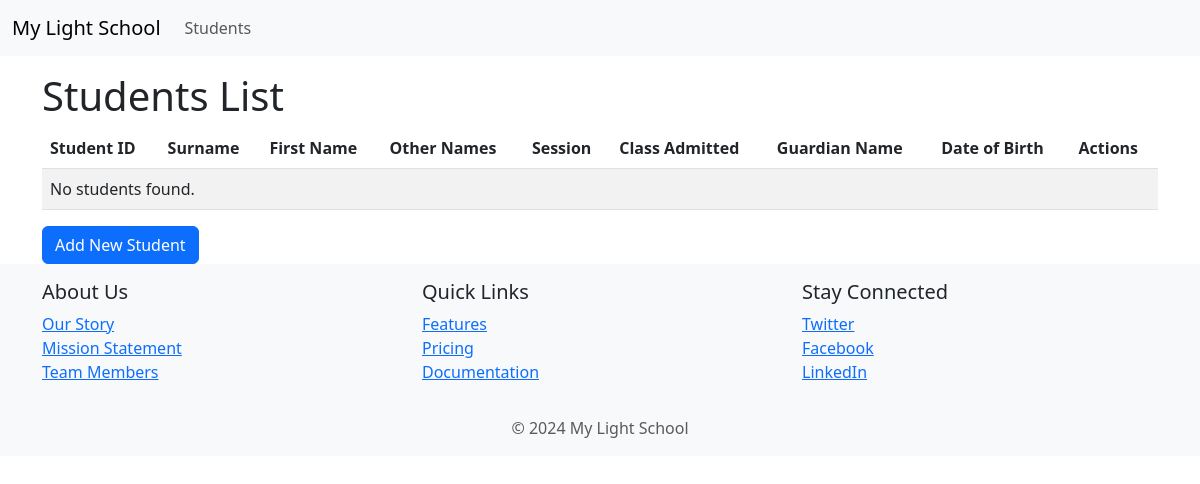
/students/, run on an earlier commit of the app's database.
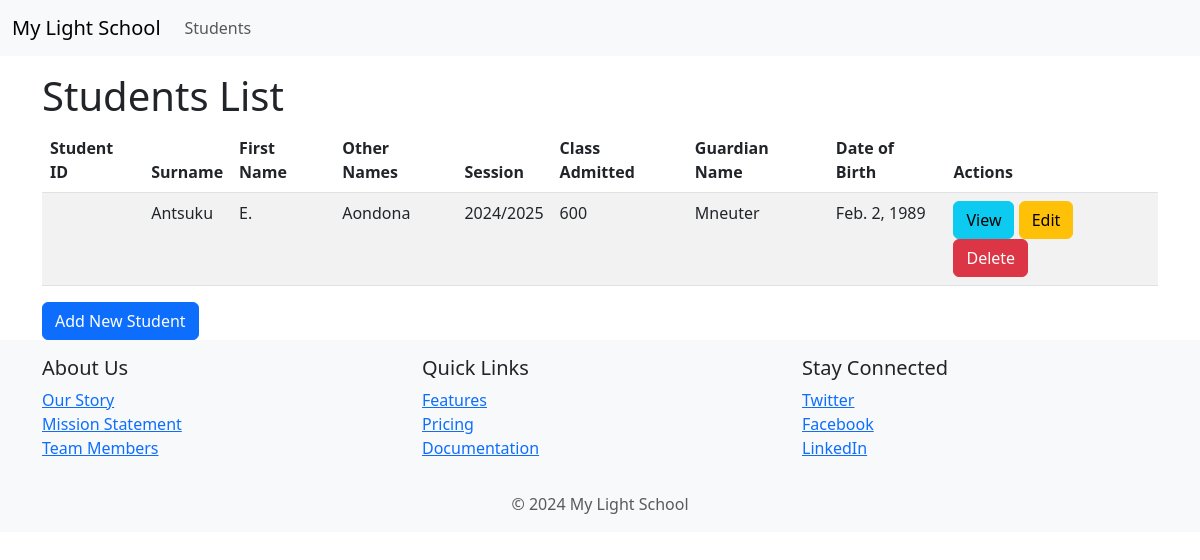
And on a later commit of the database.
### students/models.py (models this page shows, shortened)
class Student(models.Model):
    SESSION_CHOICES = [
        ('2024/2025', '2024/2025'),
        ('2025/2026', '2025/2026'),
    ]
    student_id = models.CharField(max_length=20, unique=True, blank=True)
    surname = models.CharField(max_length=50)
    other_names = models.CharField(max_length=50, blank=True)
    first_name = models.CharField(max_length=50)
    session = models.CharField(max_length=20, choices=SESSION_CHOICES)
    class_admitted = models.CharField(max_length=20)
    profile_picture = models.ImageField(upload_to='profile_pics/', default='default.jpg')
    guardian_name = models.CharField(max_length=100)
    date_of_birth = models.DateField()
    created_at = models.DateField(auto_now_add=True)

### students/views.py (the view)
# urls.py: path('', views.students_list, name='students_list'),
def students_list(request):
    students = Student.objects.all()
    return render(request, 'students/students_list.html', {'students': students})

### students/templates/students/students_list.html (shortened to what this page needs)
{% extends 'base.html' %}
{% block content %}
<h1>Students List</h1>
<table class="table table-striped">
  <thead>
    <tr>
      <th>Student ID</th>
      <th>Surname</th>
      <th>First Name</th>
      <th>Other Names</th>
      <th>Session</th>
      <th>Class Admitted</th>
      <th>Guardian Name</th>
      <th>Date of Birth</th>
      <th>Actions</th>
    </tr>
  </thead>
  <tbody>
    {% for student in students %}
    <tr>
      <td>{{ student.student_id }}</td>
      <td>{{ student.surname }}</td>
      <td>{{ student.first_name }}</td>
      <td>{{ student.other_names }}</td>
      <td>{{ student.session }}</td>
      <td>{{ student.class_admitted }}</td>
      <td>{{ student.guardian_name }}</td>
      <td>{{ student.date_of_birth }}</td>
      <td>
        <a href="{% url 'students:students_detail' student.pk %}" class="btn btn-info">View</a>
        <a href="{% url 'students:students_update' student.pk %}" class="btn btn-warning">Edit</a>
        <a href="{% url 'students:students_delete' student.pk %}" class="btn btn-danger">Delete</a>
      </td>
    </tr>
    {% empty %}
    <tr>
      <td colspan="9">No students found.</td>
    </tr>
    {% endfor %}
  </tbody>
</table>
<a href="{% url 'students:add_student' %}" class="btn btn-primary">Add New Student</a>
{% endblock %}

### templates/base.html (shortened to what this page needs)
<!DOCTYPE html>
<html lang="en">
<head>
    <link href="https://cdn.jsdelivr.net/npm/bootstrap@5.3.0/dist/css/bootstrap.min.css" rel="stylesheet">
</head>
<body>
    <nav class="navbar navbar-expand-lg navbar-light bg-light fixed-top">
        <div class="container-fluid">
            <a class="navbar-brand" href="{% url 'home' %}">My Light School</a>
            <div class="collapse navbar-collapse" id="navbarNav">
                <ul class="navbar-nav">
                    <li class="nav-item">
                        <a class="nav-link" href="{% url 'students:students_list' %}">Students</a>
                    </li>
                </ul>
            </div>
        </div>
    </nav>
    <div class="container mt-5 pt-4">
        {% block content %}
        {% endblock %}
    </div>
    <footer class="footer mt-auto py-3 bg-light">
        <div class="container">
            <div class="row">
                <div class="col-md-4">
                    <h5>About Us</h5>
                    <ul class="list-unstyled">
                        <li><a href="#">Our Story</a></li>
                        <li><a href="#">Mission Statement</a></li>
                        <li><a href="#">Team Members</a></li>
                    </ul>
                </div>
                <div class="col-md-4">
                    <h5>Quick Links</h5>
                    <ul class="list-unstyled">
                        <li><a href="#">Features</a></li>
                        <li><a href="#">Pricing</a></li>
                        <li><a href="#">Documentation</a></li>
                    </ul>
                </div>
                <div class="col-md-4">
                    <h5>Stay Connected</h5>
                    <ul class="list-unstyled">
                        <li><a href="#">Twitter</a></li>
                        <li><a href="#">Facebook</a></li>
                        <li><a href="#">LinkedIn</a></li>
                    </ul>
                </div>
            </div>
        </div>
        <div class="container text-center mt-3">
            <span class="text-muted">© 2024 My Light School</span>
        </div>
    </footer>
</body>
</html>

What changed in the data, as far as the page shows it:
added Student: surname "Antsuku", first_name "E.", other_names "Aondona", session "2024/2025", class_admitted "600", guardian_name "Mneuter", date_of_birth "Feb. 2, 1989"
Also different on the page:
text no longer shown: "No students found."
